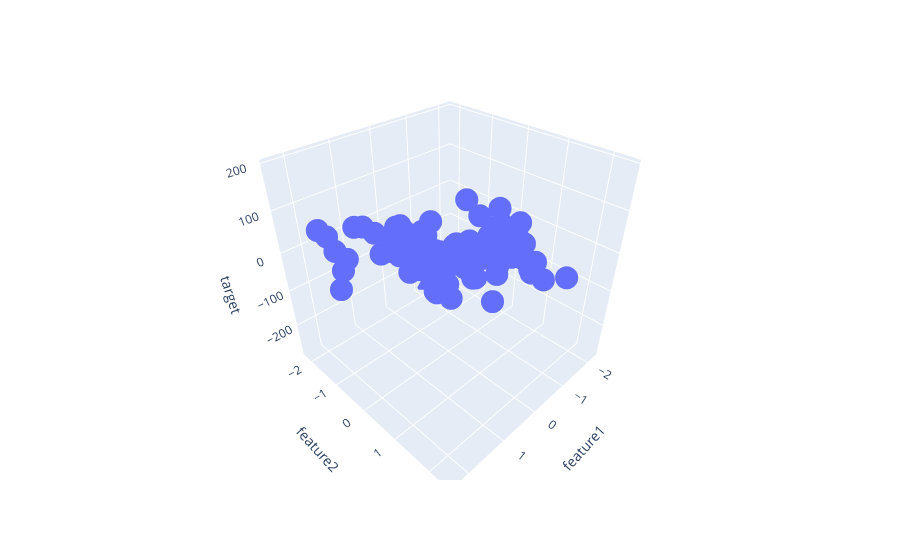

Notebook source saved alongside this figure:
### Code cell
fig = px.scatter_3d(df,x='feature1',y = 'feature2',z = 'target')
fig.show()
